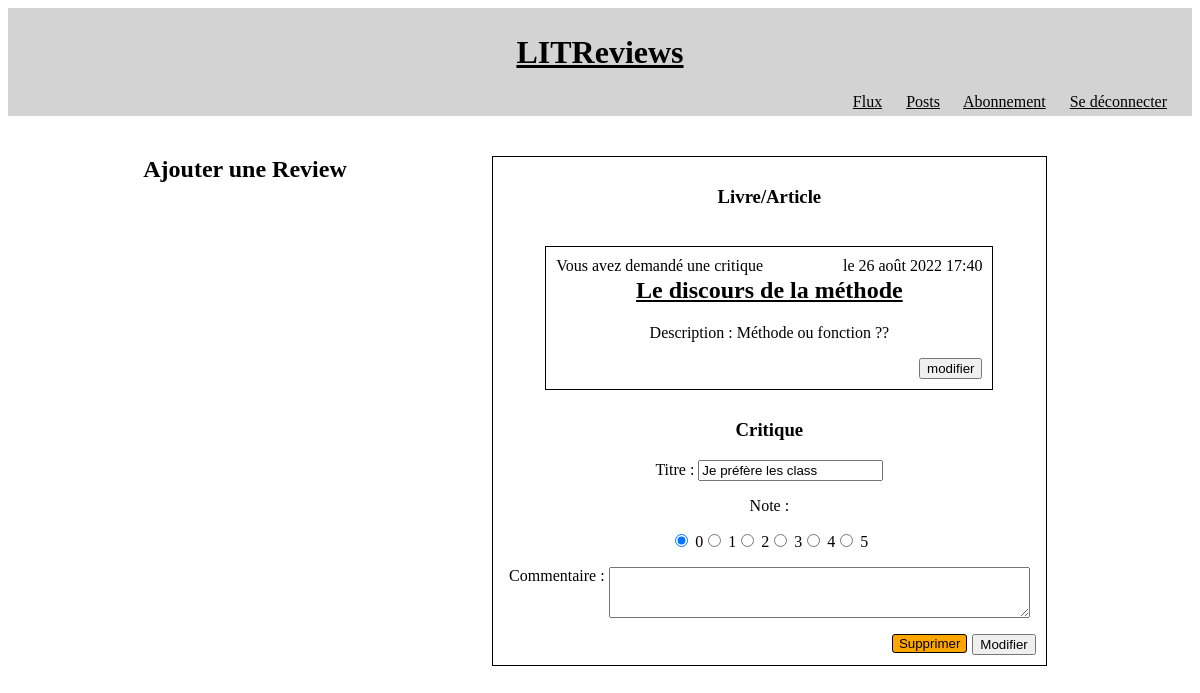
The page /tickets/22/modify_review/2 (signed in) on the database as committed earlier.
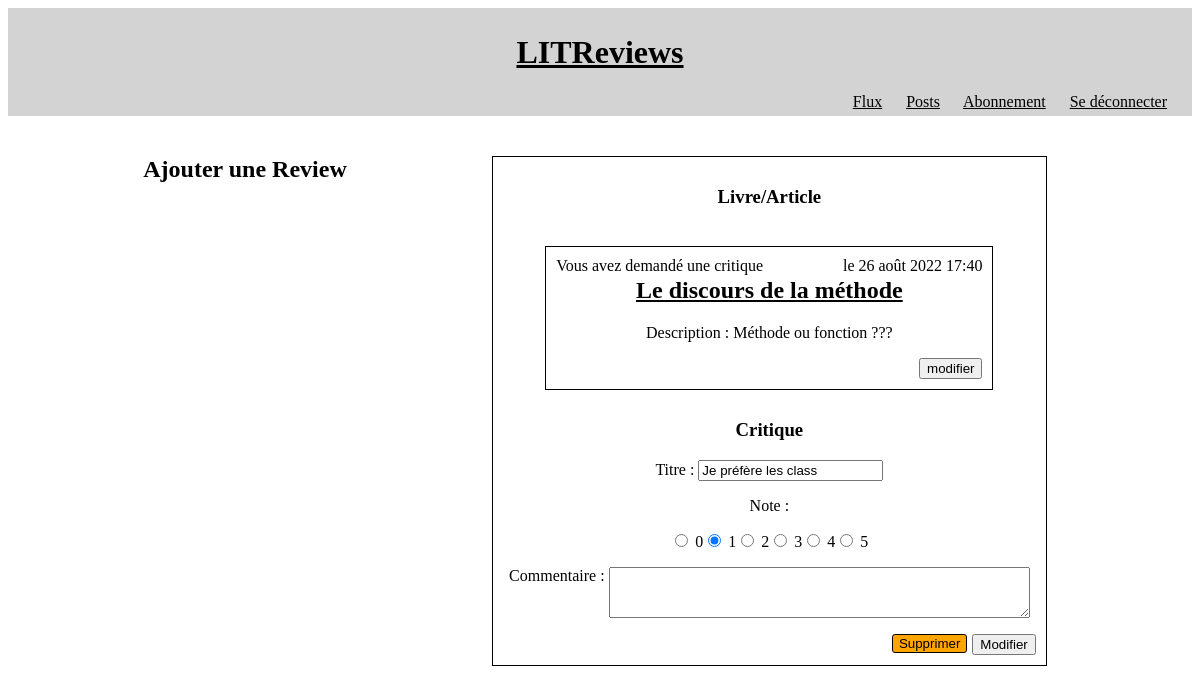
The same page on the database as committed later.
### reviews/models.py (models this page shows, shortened)
class Ticket(models.Model):
    title = models.CharField(verbose_name="Titre", max_length=128)
    description = models.CharField(max_length=2048)
    user = models.ForeignKey(to=settings.AUTH_USER_MODEL,
                             on_delete=models.CASCADE)
    image = models.ImageField(null=True,
                              blank=True)
    time_created = models.DateTimeField(auto_now_add=True)
    objects = models.Manager()

class Review(models.Model):
    rating_choices = [(0, 0), (1, 1), (2, 2), (3, 3), (4, 4), (5, 5)]
    ticket = models.ForeignKey(to=Ticket,
                               on_delete=models.CASCADE)
    headline = models.CharField(max_length=128,
                                verbose_name="Titre")
    rating = models.PositiveSmallIntegerField(
        verbose_name="Note",
        choices=rating_choices,
        default=rating_choices[3])
    body = models.CharField(max_length=8192,
                            blank=True,
                            verbose_name="Commentaire")
    user = models.ForeignKey(to=settings.AUTH_USER_MODEL,
                             on_delete=models.CASCADE)
    objects = models.Manager()
    time_created = models.DateTimeField(auto_now_add=True)

### reviews/views.py (the view, shortened to what this page needs)
class PostReview(LoginRequiredMixin, View):
    template = 'reviews/add_review.html'
    pk_url_kwarg = 'ticket_id'
    def get(self, request, ticket_id=None, review_id=None):
        if ticket_id is None:
            ticket_form = TicketForm()
            ticket = None
        else:
            ticket_form = None
            ticket = Ticket.objects.get(id=ticket_id)
        if review_id is None:
            review_form = ReviewForm()
            review = None
        else:
            review = Review.objects.get(id=review_id)
            review_form = ReviewForm(instance=review)
        return render(request, self.template, {'ticket_form': ticket_form,
                                               'ticket': ticket,
                                               'review_form': review_form,
                                               'review': review})

### reviews/forms.py
class ReviewForm(ModelForm):
    class Meta:
        model = Review
        exclude = ('user', 'time_created', 'ticket')
        widgets = {
            'body': Textarea(attrs={'cols': 50, 'rows': 3}),
            'rating': RadioSelect()
        }

### reviews/templates/reviews/add_review.html (shortened to what this page needs)
{% extends 'base.html' %}
  {% block content %}
      <h2>Ajouter une Review</h2>
      <div class="block">
      <form action="" method="post">
        <h3>Livre/Article</h3>
          {% if ticket_form %}
              {{ ticket_form.as_p }}
          {% elif ticket %}
                {% include 'reviews/partials/ticket-block.html' with condensed=True %}
          {% endif %}
        <h3>Critique</h3>
          {{ review_form.as_p }}
          {% if review %}
          <input class= "floating" type="submit" value="Modifier">
            {% url 'delete_review' review.id as link %}
        {% include 'reviews/partials/button_snippet.html' with link=link class='warning floating' text='Supprimer' %}
          {% else %}
            <input type="submit" value="Ajouter">
          {% endif %}
      </form>
    </div>
  {% endblock content %}

### reviews/templates/reviews/partials/ticket-block.html (shortened to what this page needs)
<div class="block large">
    <div class="legend">
        {% if ticket.user == user %}
        Vous avez
        {% else %}
        <a href="{% url 'posts' ticket.user.id %}">{{ ticket.user.username }}</a> a
        {% endif %}
        demandé une critique
    </div>
    <p class="floating">le {{ ticket.time_created }}</p>
    <h2><a href="{% url 'ticket-detail' ticket.id %}">{{ ticket.title }}</a></h2>
    <p>Description : {{ ticket.description }}</p>
    {% if ticket.user == user %}
        {% url 'modify_ticket' ticket.id as link %}
        {% include 'reviews/partials/button_snippet.html' with link=link class='floating' text='modifier' %}
    {% endif %}
</div>

Rows that differ between the two databases and show on the page:
changed Ticket "Le discours de la méthode": description "Méthode ou fonction ??" → "Méthode ou fonction ???"
changed Review "Je préfère les class": rating "☑ 0 ☐ 1 ☐ 2 ☐ 3 ☐ 4 ☐ 5" → "☐ 0 ☑ 1 ☐ 2 ☐ 3 ☐ 4 ☐ 5"
